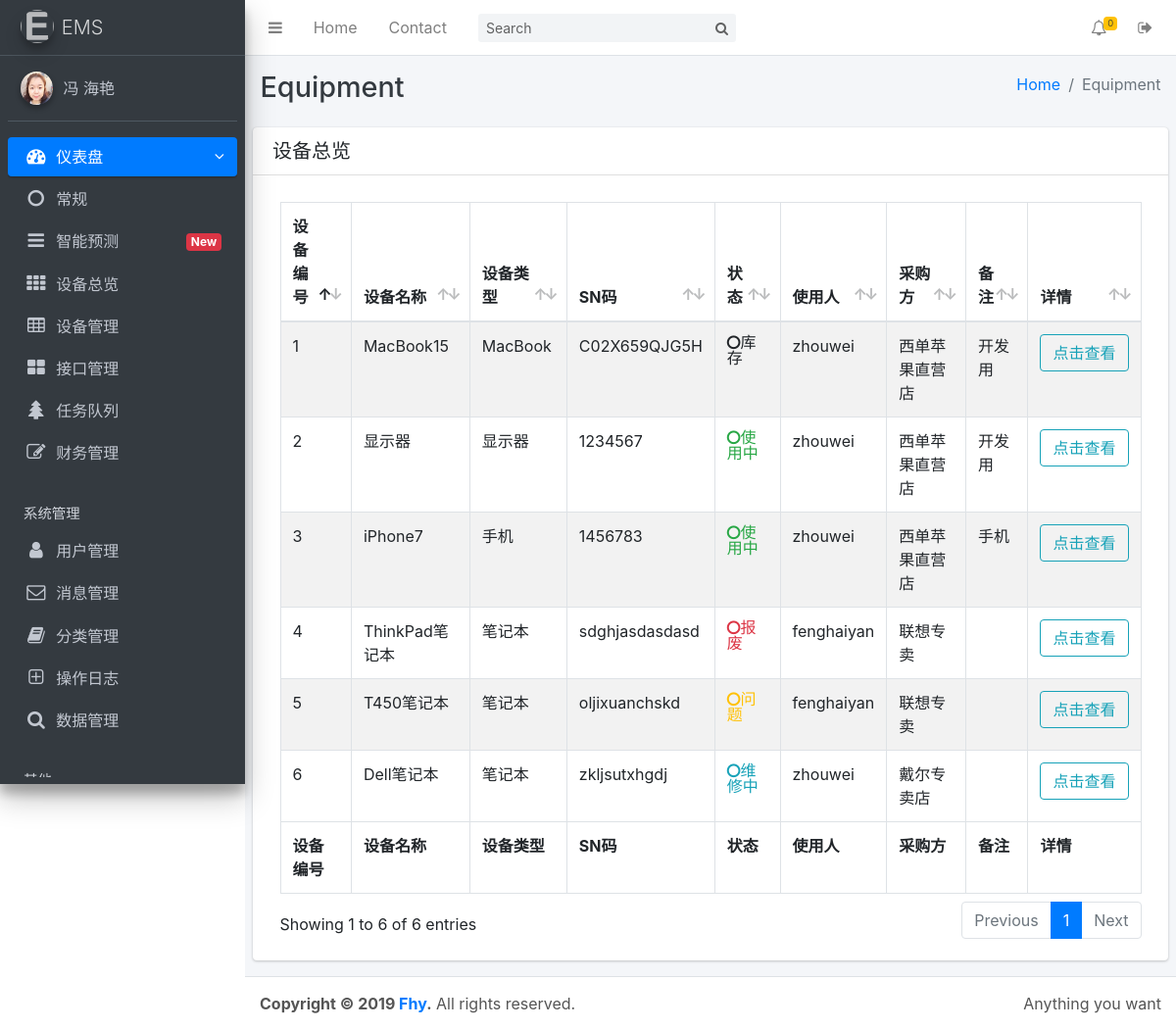
/equipment/ (signed in), run on an earlier commit of the app's database.
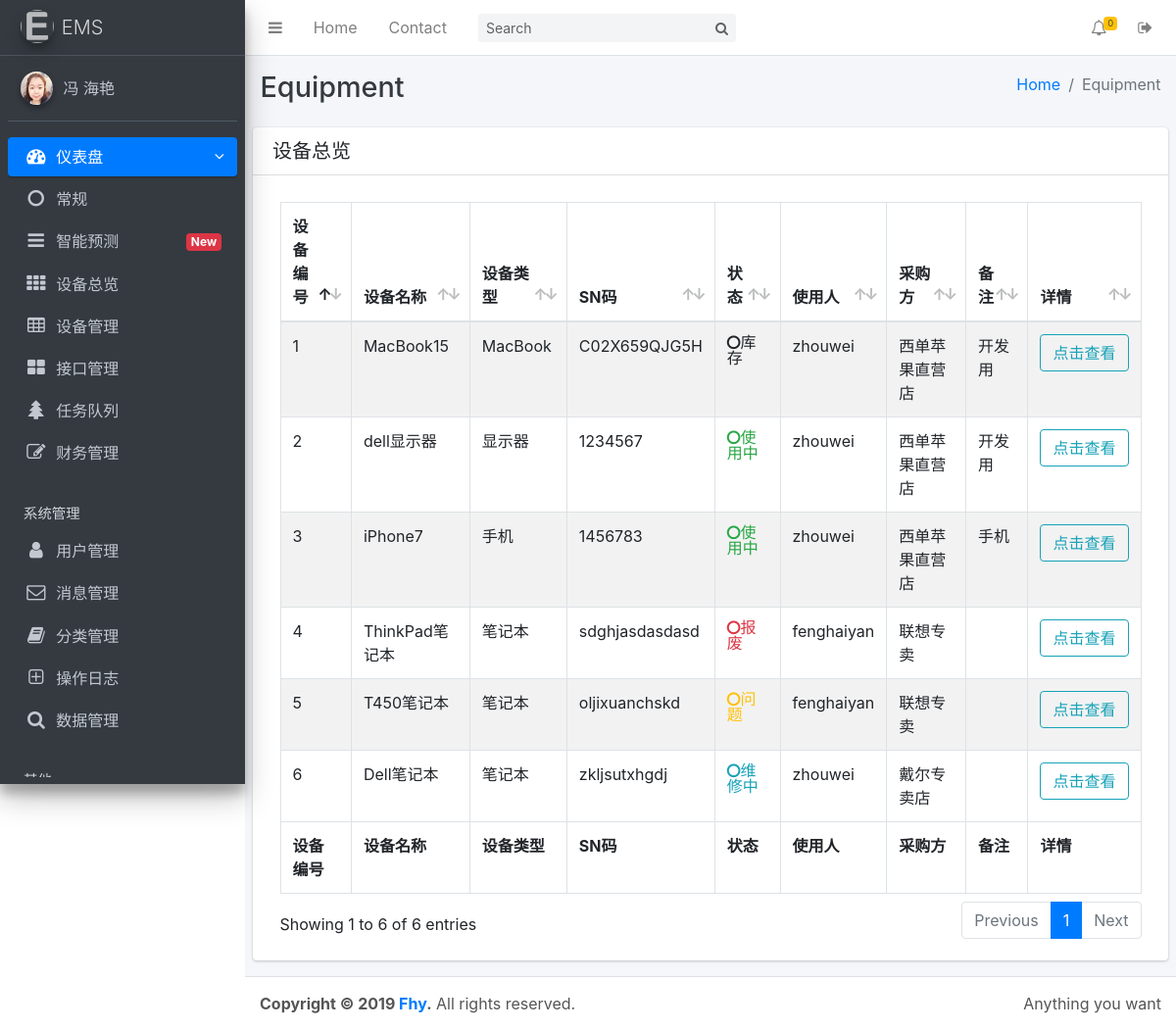
And on a later commit of the database.
### ems/models.py (models this page shows, shortened)
class Equipment(models.Model):
    gender = (
        ('unused', "库存"),
        ('useing', "使用中"),
        ('fixing', "维修中"),
        ('scrap', "报废"),
        ('problem', "问题"),
        ('sell', "卖出"),
    )
    name = models.CharField(max_length=128, unique=True, verbose_name='设备名称')
    category = models.ForeignKey(
        'Category', on_delete=models.CASCADE, verbose_name='设备类别')
    sn = models.CharField(max_length=128, unique=True, verbose_name='SN码/序列号')
    brand = models.ForeignKey(
        'Brand', on_delete=models.CASCADE, default="", verbose_name='品牌')
    img = models.CharField(max_length=256, default="",
                           blank=True, verbose_name='图片地址')
    state = models.CharField(
        max_length=32, choices=gender, default="库存", verbose_name='状态')
    user = models.ForeignKey(
        'User', on_delete=models.CASCADE, blank=True, default="", null=True,
        verbose_name='使用人')
    remark = models.TextField(
        max_length=256, default="", blank=True, verbose_name='备注')
    procurement = models.ForeignKey(
        'Merchant', on_delete=models.CASCADE, default="", null=True, verbose_name='采购方')
    price_in = models.CharField(max_length=128, verbose_name='买入价格')
    price_out = models.CharField(
        max_length=128, blank=True, verbose_name='卖出价格')
    maintain = models.ForeignKey('Merchant', on_delete=models.CASCADE, default="null",
                                 blank=True, related_name="fixer", null=True, verbose_name='维修方')
    history = HistoricalRecords()
    c_time=models.DateTimeField(auto_now_add=True)
    class Meta:
        ordering=["-c_time"]
        verbose_name="设备"
        verbose_name_plural="设备"

class Category(models.Model):
    name = models.CharField(max_length=128, unique=True, verbose_name='类别')
    c_time = models.DateTimeField(auto_now_add=True)
    def __str__(self):
        return self.name
    class Meta:
        ordering = ["-c_time"]
        verbose_name = "分类"
        verbose_name_plural = "分类"

class User(models.Model):
    gender = (
        ('male', "男"),
        ('female', "女"),
    )
    departments = (
        ('it', "信息部"),
        ('hr', "人力部"),
        ('administrative', "行政部"),
        ('financial', "财务部"),
        ('manager', "总经办"),
        ('sales', "销售部"),
        ('market', "市场部"),
    )
    name = models.CharField(max_length=128, unique=True, verbose_name='用户名')
    full_name = models.CharField(max_length=128, default="", verbose_name='姓名')
    password = models.CharField(max_length=256, verbose_name='密码')
    email = models.EmailField(unique=True, verbose_name='邮件')
    phone = models.CharField(max_length=128, default="", verbose_name='电话')
    sex = models.CharField(max_length=32, choices=gender,
                           default="男", verbose_name='性别')
    department = models.CharField(
        max_length=32, choices=departments, default="", verbose_name='所属部门')
    c_time = models.DateTimeField(auto_now_add=True)
    def __str__(self):
        return self.name
    class Meta:
        ordering = ["-c_time"]
        verbose_name = "员工"
        verbose_name_plural = "员工"

class Merchant(models.Model):
    gender=(
        ('sell', "销售"),
        ('fixing', "维修"),
        ('recycle', "回收"),
    )
    name=models.CharField(max_length=128, unique=True, verbose_name='商户名称')
    phone=models.CharField(max_length=128, verbose_name='商户电话')
    contact=models.CharField(max_length=128, default="", verbose_name='联系人')
    email=models.CharField(max_length=256, default="",
                             blank=True, verbose_name='邮件地址')
    info=models.TextField(max_length=256, default="",
                            blank=True, verbose_name='店铺信息')
    type=models.CharField(max_length=32, choices=gender, default="")
    c_time=models.DateTimeField(auto_now_add=True)
    def __str__(self):
        return self.name
    class Meta:
        ordering=["-c_time"]
        verbose_name="商户"
        verbose_name_plural="商户"

### ems/views.py (the view)
# urls.py: url(r'^equipment/', views.equipment),
@login_required
def equipment(request):
    equs = models.Equipment.objects.all()
    return render(request, 'equipment.html', {'page': 'Equipment', 'equs': equs})

### ems/templates/equipment.html (shortened to what this page needs)
{% extends 'base.html' %}
{% load staticfiles %}
{% block css %}
<link rel="stylesheet" href="{% static 'adminlte/css/ionicons.min.css' %}">
<link rel="stylesheet" href="{% static 'plugins/datatables/dataTables.bootstrap4.min.css' %}">
{% endblock %}
{% block content %}
<section class="content">
    <div class="row">
        <div class="col-12">
            <div class="card">
                <div class="card-header">
                    <h3 class="card-title">设备总览</h3>
                </div>
                <div class="card-body">
                    <table id="equipment-list" class="table table-bordered table-striped">
                        <thead>
                            <tr>
                                <th>设备编号</th>
                                <th>设备名称</th>
                                <th>设备类型</th>
                                <th>SN码</th>
                                <th>状态</th>
                                <th>使用人</th>
                                <th>采购方</th>
                                <th>备注</th>
                                <th>详情</th>
                            </tr>
                        </thead>
                        <tbody>
                            {% for equ in equs %}
                            <tr>
                                <td>{{ equ.id }}</td>
                                <td>{{ equ.name }}</td>
                                <td>{{ equ.category }}</td>
                                <td>{{ equ.sn }}</td>
                                {% if equ.state == "useing" %}
                                <td>
                                    <i class="nav-icon fa fa-circle-o text-success">使用中</i>
                                </td>
                                {% elif equ.state == "problem" %}
                                <td>
                                    <i class="nav-icon fa fa-circle-o text-warning">问题</i>
                                </td>
                                {% elif equ.state == "unused" %}
                                <td>
                                    <i class="nav-icon fa fa-circle-o text-default">库存</i>
                                </td>
                                {% elif equ.state == "scrap" %}
                                <td>
                                    <i class="nav-icon fa fa-circle-o text-danger">报废</i>
                                </td>
                                {% elif equ.state == "fixing" %}
                                <td>
                                    <i class="nav-icon fa fa-circle-o text-info">维修中</i>
                                </td>
                                {% elif equ.state == "sell" %}
                                <td>
                                    <i class="nav-icon fa fa-circle-o text-info">卖出</i>
                                </td>
                                {% endif %}
                                <td>{{ equ.user }}</td>
                                <td>{{ equ.procurement }}</td>
                                <td>{{ equ.remark }}</td>
                                <td>
                                    <a href="/detail/?sn={{ equ.sn }}">
                                        <button type="button" class="btn btn-block btn-outline-info">点击查看</button>
                                    </a>
                                </td>
                            </tr>
                            {% endfor %}
                        </tbody>
                        <tfoot>
                            <tr>
                                <th>设备编号</th>
                                <th>设备名称</th>
                                <th>设备类型</th>
                                <th>SN码</th>
                                <th>状态</th>
                                <th>使用人</th>
                                <th>采购方</th>
                                <th>备注</th>
                                <th>详情</th>
                            </tr>
                        </tfoot>
                    </table>
                </div>
            </div>
        </div>
    </div>
</section>
</div>
{% endblock %}

What changed in the data, as far as the page shows it:
changed Equipment "显示器": name "显示器" → "dell显示器"
